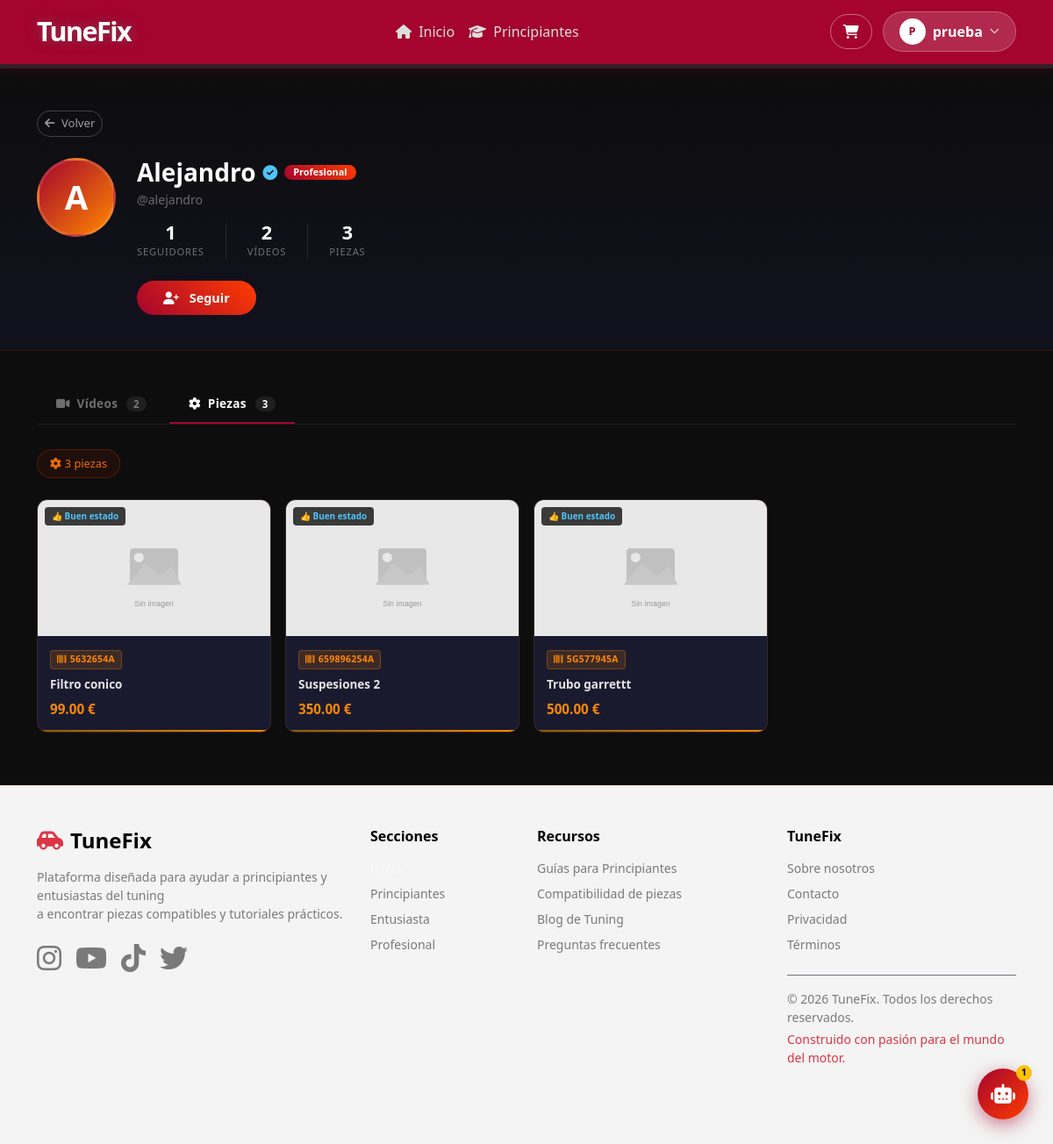
Screenshot of /perfil-usuario.php?id=15&tab=piezas (signed in) with the database file from the repository.
### tables this page shows
CREATE TABLE `usuario` (
  `id` int(11) NOT NULL,
  `nombre` varchar(100) NOT NULL,
  `email` varchar(150) NOT NULL,
  `contrasenia` varchar(255) NOT NULL,
  `rol` enum('principiante','entusiasta','profesional') NOT NULL DEFAULT 'principiante',
  `token_verificacion` varchar(64) DEFAULT NULL,
  `email_verificado` tinyint(1) NOT NULL DEFAULT 1
);

CREATE TABLE `pieza` (
  `id` int(11) NOT NULL,
  `referencia` varchar(50) NOT NULL,
  `nombre` varchar(100) NOT NULL,
  `descripcion` text DEFAULT NULL,
  `imagen` varchar(255) NOT NULL,
  `url` varchar(255) DEFAULT NULL,
  `proveedor_id` int(11) DEFAULT NULL,
  `categoria` varchar(100) DEFAULT NULL,
  `estado_pieza` enum('nueva','usada_buena','usada_desgaste') DEFAULT 'nueva',
  `precio` decimal(10,2) DEFAULT 0.00,
  `stock` int(11) DEFAULT 0,
  `garantia` varchar(50) DEFAULT 'Sin garantía',
  `activa` tinyint(1) DEFAULT 1,
  `created_at` timestamp NOT NULL DEFAULT current_timestamp(),
  `subido_por` int(11) DEFAULT NULL
);

### views/perfil-usuario/index.php (the view, shortened to what the rows shown need)
<section class="perfil-hero">
  <div class="container">
    <div class="d-flex flex-column flex-md-row align-items-center align-items-md-start gap-4">
      <div class="perfil-avatar">
        <?= mb_strtoupper(mb_substr(htmlspecialchars($perfil['nombre']), 0, 1)) ?>
      </div>
      <div class="flex-grow-1 text-center text-md-start">
        <div class="d-flex align-items-center gap-2 justify-content-center justify-content-md-start flex-wrap mb-1">
          <h2 class="text-white fw-bold mb-0 fs-3">
            <?= htmlspecialchars($perfil['nombre']) ?>
          </h2>
          <?php if ($perfil['email_verificado']): ?>
            <span class="perfil-verificado" title="Verificado">
              <i class="fas fa-circle-check"></i>
            </span>
          <?php endif; ?>
          <?php if ($perfil['rol'] === 'profesional'): ?>
            <span class="badge rol-badge">Profesional</span>
          <?php elseif ($perfil['rol'] === 'entusiasta'): ?>
            <span class="badge" style="background:rgba(255,136,0,0.2);border:1px solid rgba(255,136,0,0.4);color:#ff8800;font-size:0.68rem;border-radius:50px;padding:3px 10px;">Entusiasta</span>
          <?php endif; ?>
        </div>
        <div class="mb-3" style="color:rgba(255,255,255,0.38);font-size:0.88rem;">
        </div>
        <div class="d-flex gap-4 justify-content-center justify-content-md-start align-items-center mb-4">
        </div>
        <?php if ($esMiPerfil): ?>
          <a href="perfil.php"
             class="btn"
             style="border:1px solid rgba(255,255,255,0.22);color:rgba(255,255,255,0.75);border-radius:50px;padding:9px 28px;font-size:0.9rem;font-weight:600;">
            <i class="fas fa-pen me-2"></i>Editar perfil
          </a>
        <?php else: ?>
          <button id="btn-seguir-perfil"
                  class="btn <?= $yoSigo ? 'btn-siguiendo-perfil' : 'btn-seguir-perfil' ?>"
                  data-id="<?= $perfilId ?>"
                  data-siguiendo="<?= $yoSigo ? '1' : '0' ?>"
                  onclick="toggleSeguirPerfil(this)">
          </button>
        <?php endif; ?>
      </div>
    </div>
  </div>
</section>
<section class="videos-section">
  <div class="container">
    <?php if ($tab === 'videos'): ?>
    <div class="d-flex flex-column flex-sm-row align-items-start align-items-sm-center justify-content-between gap-3 mb-4">
      <div class="d-flex gap-2 flex-wrap">
        <?php foreach (['recientes' => 'Más recientes', 'populares' => 'Populares', 'antiguos' => 'Más antiguos'] as $key => $label): ?>
          <a href="perfil-usuario.php?id=<?= $perfilId ?>&tab=videos&orden=<?= $key ?>"
             class="btn-filtro <?= $orden === $key ? 'activo' : '' ?>">
            <?= $label ?>
          </a>
        <?php endforeach; ?>
      </div>
      <span class="badge-contador">
        <i class="fas fa-video me-1"></i><?= $totalVideos ?> vídeo<?= $totalVideos !== 1 ? 's' : '' ?>
      </span>
    </div>
    <?php if (empty($tutoriales)): ?>
      <div class="text-center py-5">
        <i class="fas fa-video-slash fa-4x empty-icon-dark mb-4 d-block"></i>
        <h5 class="text-white-50">Sin vídeos publicados</h5>
        <p style="color:rgba(255,255,255,0.3);font-size:0.88rem;">
          <?= htmlspecialchars($perfil['nombre']) ?> todavía no ha subido ningún tutorial.
        </p>
      </div>
    <?php else: ?>
      <div class="row g-3">
        <?php foreach ($tutoriales as $t): ?>
          <?php
            $ytId  = $t['youtube_id'] ?? '';
            $thumb = $ytId
              ? "https://img.youtube.com/vi/{$ytId}/hqdefault.jpg"
              : (!empty($t['imagen']) ? $t['imagen'] : 'public/img/no-image.svg');
            $pieza = $t['pieza_nombre'] ?? 'General';
          ?>
          <div class="col-6 col-md-4 col-lg-3">
            <div class="card-video-perfil"
                 onclick="verVideoP('<?= htmlspecialchars($ytId, ENT_QUOTES) ?>', '<?= htmlspecialchars($t['titulo'], ENT_QUOTES) ?>')">
              <div class="img-wrap">
                <img src="<?= htmlspecialchars($thumb) ?>"
                     alt="<?= htmlspecialchars($t['titulo']) ?>"
                     onerror="this.onerror=null;this.src='public/img/no-image.svg'">
                <div class="play-overlay-dark">
                  <div class="play-btn-dark"><i class="fas fa-play"></i></div>
                </div>
                <?php if ($ytId): ?>
                  <div class="yt-badge-dark"><i class="fab fa-youtube" style="color:#ff0000;"></i> YouTube</div>
                <?php endif; ?>
              </div>
              <div class="p-3">
                <div class="video-title mb-2"><?= htmlspecialchars($t['titulo']) ?></div>
                <span class="badge-pieza-dark"><i class="fas fa-cog me-1"></i><?= htmlspecialchars($pieza) ?></span>
              </div>
              <div class="video-acento"></div>
            </div>
          </div>
        <?php endforeach; ?>
      </div>
    <?php endif; ?>
    <?php else: ?>
    <?php if (empty($piezas)): ?>
      <div class="text-center py-5">
        <i class="fas fa-cog fa-4x empty-icon-dark mb-4 d-block"></i>
        <h5 class="text-white-50">Sin piezas publicadas</h5>
        <p style="color:rgba(255,255,255,0.3);font-size:0.88rem;">
          <?= htmlspecialchars($perfil['nombre']) ?> todavía no ha publicado ninguna pieza.
        </p>
      </div>
    <?php else: ?>
      <div class="row g-3">
        <?php foreach ($piezas as $p):
          $imgP = !empty($p['imagen']) ? $p['imagen'] : (!empty($p['url']) ? $p['url'] : 'public/img/no-image.svg');
        ?>
          <div class="col-6 col-md-4 col-lg-3">
            <a href="pieza-detalle.php?id=<?= (int)$p['id'] ?>" class="card-pieza-perfil">
              <div style="position:relative;overflow:hidden;">
                <img src="<?= htmlspecialchars($imgP) ?>"
                     alt="<?= htmlspecialchars($p['nombre']) ?>"
                     onerror="this.onerror=null;this.src='public/img/no-image.svg'">
                <?php if (!empty($p['estado_pieza']) && $p['estado_pieza'] !== 'nueva'): ?>
                  <?php $eLabel = ['usada_buena'=>['👍 Buen estado','#4fc3f7'],'usada_desgaste'=>['⚠️ Desgaste','#ff8800']][$p['estado_pieza']] ?? null; ?>
                  <?php if ($eLabel): ?>
                    <div style="position:absolute;top:8px;left:8px;background:rgba(0,0,0,0.75);color:<?= $eLabel[1] ?>;font-size:.62rem;font-weight:700;padding:3px 8px;border-radius:4px;">
                      <?= $eLabel[0] ?>
                    </div>
                  <?php endif; ?>
                <?php endif; ?>
              </div>
              <div class="p-info">
                <div class="badge-ref-dark mb-2 d-inline-block">
                  <i class="fas fa-barcode me-1"></i><?= htmlspecialchars($p['referencia']) ?>
                </div>
                <div style="color:rgba(255,255,255,0.88);font-size:0.84rem;font-weight:600;line-height:1.4;display:-webkit-box;-webkit-line-clamp:2;-webkit-box-orient:vertical;overflow:hidden;">
                  <?= htmlspecialchars($p['nombre']) ?>
                </div>
                <?php if (!empty($p['precio']) && (float)$p['precio'] > 0): ?>
                  <div style="color:#ff8800;font-weight:700;font-size:0.95rem;margin-top:8px;">
                    <?= number_format((float)$p['precio'], 2) ?> €
                  </div>
                <?php endif; ?>
              </div>
              <div class="acento-pieza"></div>
            </a>
          </div>
        <?php endforeach; ?>
      </div>
    <?php endif; ?>
    <?php endif; ?>
  </div>
</section>

### rows the page displays
usuario: nombre "A", nombre "Alejandro"
pieza: estado_pieza "👍 Buen estado", referencia "5632654A", nombre "Filtro conico", precio "99.00"
pieza: estado_pieza "👍 Buen estado", referencia "659896254A", nombre "Suspesiones 2", precio "350.00"
pieza: estado_pieza "👍 Buen estado", referencia "5G577945A", nombre "Trubo garrettt", precio "500.00"

### other values shown
$inicialNav "P"
$nombreNav "prueba"
$handle "alejandro"
$totalSeguidores "1"
$totalVideos "2"
$totalPiezas "3"
